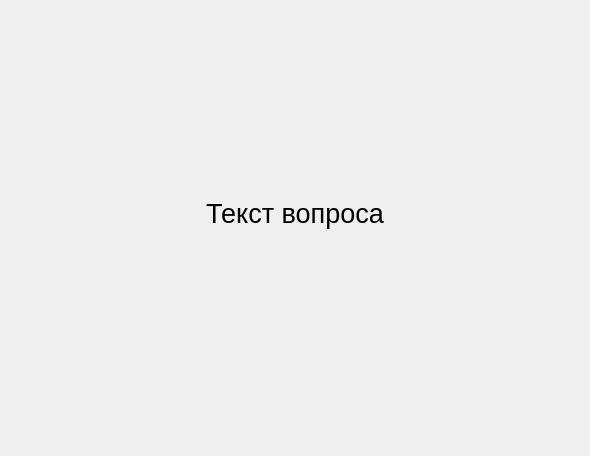
<?xml version="1.0" encoding="UTF-8"?>
<ui version="4.0">
 <class>ScreenQuestion</class>
 <widget class="QFrame" name="ScreenQuestion">
  <property name="geometry">
   <rect>
    <x>0</x>
    <y>0</y>
    <width>590</width>
    <height>456</height>
   </rect>
  </property>
  <property name="windowTitle">
   <string>Frame</string>
  </property>
  <layout class="QGridLayout" name="gridLayout">
   <property name="leftMargin">
    <number>0</number>
   </property>
   <property name="topMargin">
    <number>0</number>
   </property>
   <property name="rightMargin">
    <number>0</number>
   </property>
   <property name="bottomMargin">
    <number>0</number>
   </property>
   <item row="0" column="0">
    <layout class="QVBoxLayout" name="verticalLayout">
     <item>
      <spacer name="verticalSpacer">
       <property name="orientation">
        <enum>Qt::Vertical</enum>
       </property>
       <property name="sizeHint" stdset="0">
        <size>
         <width>0</width>
         <height>0</height>
        </size>
       </property>
      </spacer>
     </item>
     <item>
      <widget class="QLabel" name="questionLabel">
       <property name="font">
        <font>
         <family>MS Shell Dlg 2</family>
         <pointsize>20</pointsize>
         <weight>9</weight>
         <italic>false</italic>
         <bold>false</bold>
        </font>
       </property>
       <property name="styleSheet">
        <string notr="true">font: 75 20pt &quot;MS Shell Dlg 2&quot;;</string>
       </property>
       <property name="text">
        <string>Текст вопроса</string>
       </property>
       <property name="alignment">
        <set>Qt::AlignCenter</set>
       </property>
       <property name="wordWrap">
        <bool>true</bool>
       </property>
      </widget>
     </item>
     <item>
      <spacer name="verticalSpacer_3">
       <property name="orientation">
        <enum>Qt::Vertical</enum>
       </property>
       <property name="sizeType">
        <enum>QSizePolicy::Fixed</enum>
       </property>
       <property name="sizeHint" stdset="0">
        <size>
         <width>0</width>
         <height>30</height>
        </size>
       </property>
      </spacer>
     </item>
     <item>
      <layout class="QVBoxLayout" name="answersLayout">
       <property name="spacing">
        <number>9</number>
       </property>
      </layout>
     </item>
     <item>
      <spacer name="verticalSpacer_2">
       <property name="orientation">
        <enum>Qt::Vertical</enum>
       </property>
       <property name="sizeHint" stdset="0">
        <size>
         <width>0</width>
         <height>0</height>
        </size>
       </property>
      </spacer>
     </item>
    </layout>
   </item>
  </layout>
 </widget>
 <resources/>
 <connections/>
</ui>
